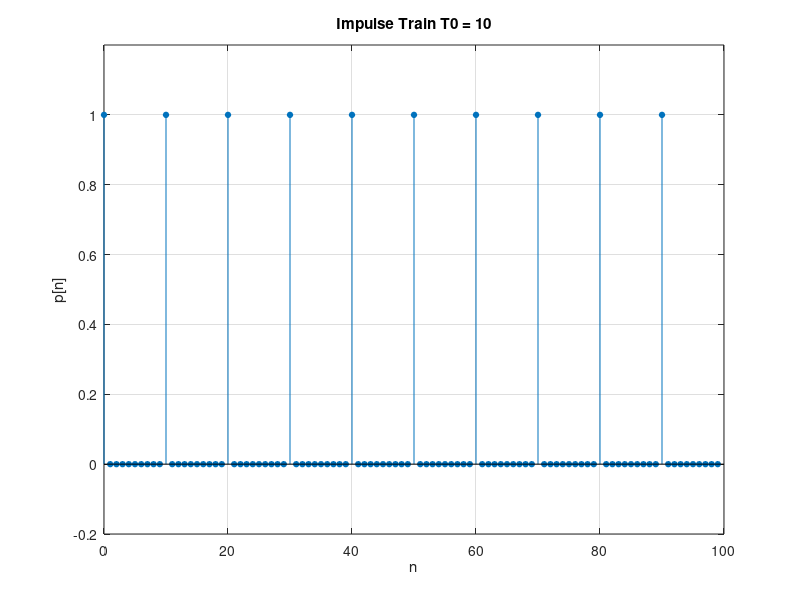
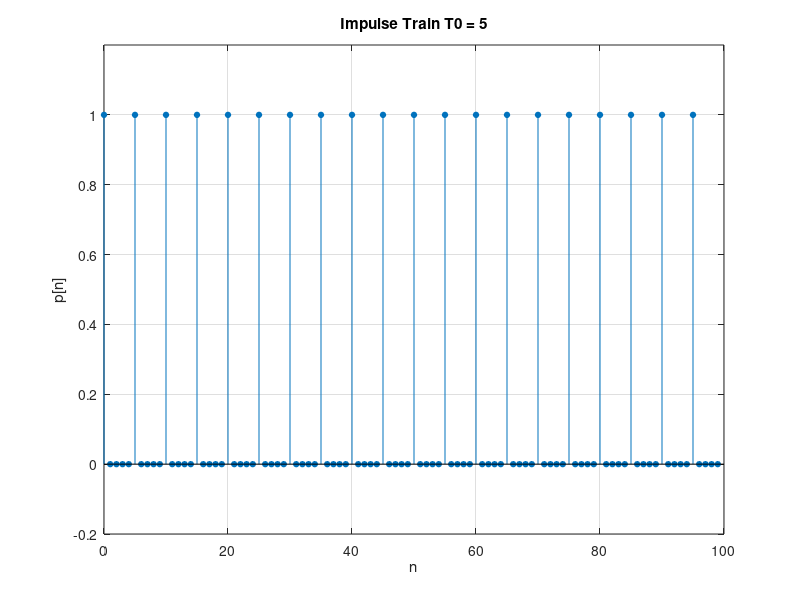
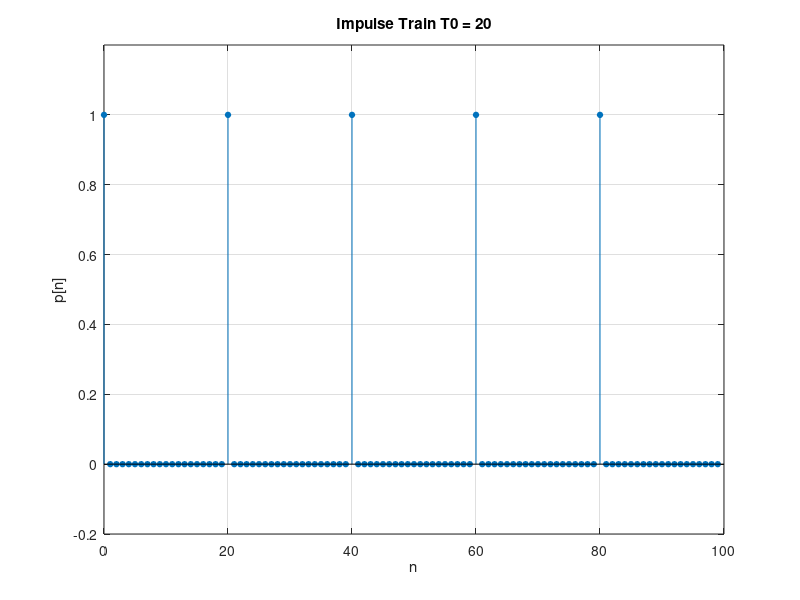
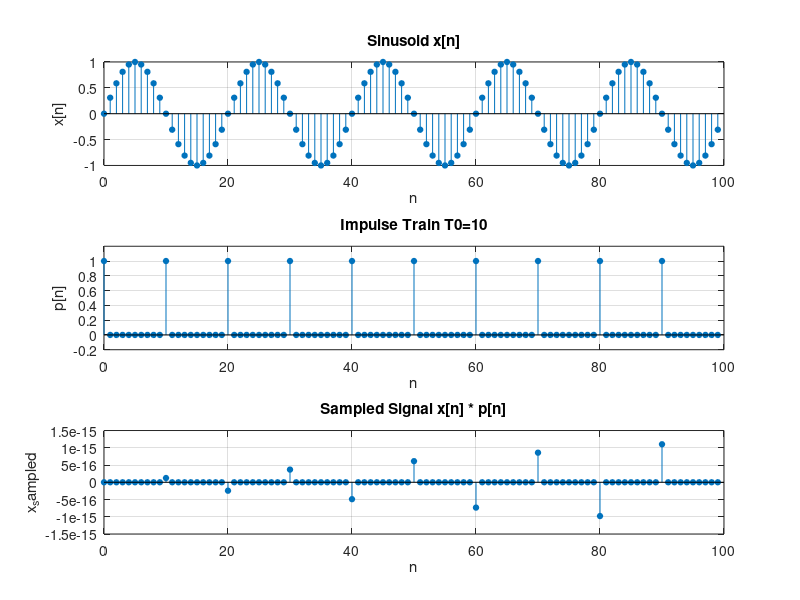

These charts were generated, in order, by the following MATLAB code:
% Impulse Train - Task A2
N = 100;
n = 0:N-1;

% Part 1: T0 = 10
T0 = 10;
p = zeros(1, N);
p(1:T0:N) = 1;

figure;
stem(n, p, 'filled', 'MarkerSize', 4);
title(['Impulse Train T0 = ' num2str(T0)]);
xlabel('n'); ylabel('p[n]'); grid on;
ylim([-0.2 1.2]);
print('impulsetrain_plot1.png', '-dpng', '-r300');

num_imp = sum(p);
disp(['T0=10: Num impulses = ' num2str(num_imp)]);

% Part 2: T0 = 5
T0 = 5;
p = zeros(1, N);
p(1:T0:N) = 1;

figure;
stem(n, p, 'filled', 'MarkerSize', 4);
title(['Impulse Train T0 = ' num2str(T0)]);
xlabel('n'); ylabel('p[n]'); grid on;
ylim([-0.2 1.2]);
print('impulsetrain_plot2.png', '-dpng', '-r300');

num_imp = sum(p);
disp(['T0=5: Num impulses = ' num2str(num_imp)]);

% T0 = 20
T0 = 20;
p = zeros(1, N);
p(1:T0:N) = 1;

figure;
stem(n, p, 'filled', 'MarkerSize', 4);
title(['Impulse Train T0 = ' num2str(T0)]);
xlabel('n'); ylabel('p[n]'); grid on;
ylim([-0.2 1.2]);
print('impulsetrain_plot3.png', '-dpng', '-r300');

num_imp = sum(p);
disp(['T0=20: Num impulses = ' num2str(num_imp)]);

% Part 3: Multiply sinusoid by impulse train
T0 = 10;
p = zeros(1, N);
p(1:T0:N) = 1;
x = sin(2*pi*0.05*n);
x_sampled = x .* p;

figure;
subplot(3,1,1);
stem(n, x, 'filled', 'MarkerSize', 4);
title('Sinusoid x[n]');
xlabel('n'); ylabel('x[n]'); grid on;

subplot(3,1,2);
stem(n, p, 'filled', 'MarkerSize', 4);
title(['Impulse Train T0=' num2str(T0)]);
xlabel('n'); ylabel('p[n]'); grid on;
ylim([-0.2 1.2]);

subplot(3,1,3);
stem(n, x_sampled, 'filled', 'MarkerSize', 4);
title('Sampled Signal x[n] * p[n]');
xlabel('n'); ylabel('x_sampled'); grid on;
print('impulsetrain_plot4.png', '-dpng', '-r300');
